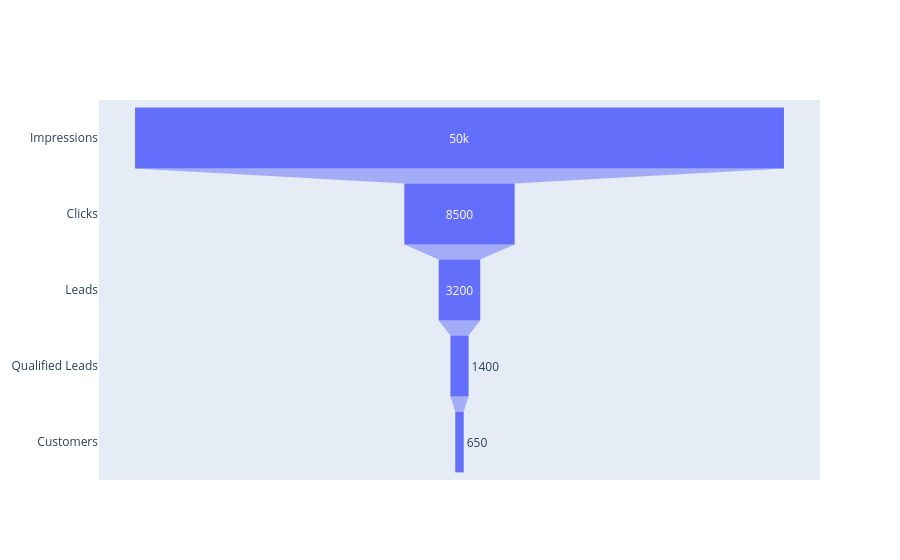

This figure's notebook cell:
### Code cell
df2 = pd.DataFrame({
    "Stage": ["Impressions", "Clicks", "Leads", "Qualified Leads", "Customers"],
    "Count": [50000, 8500, 3200, 1400, 650]
})

fig = go.Figure()

fig.add_trace(
    go.Funnel(
        x=df2["Count"],
        y=df2["Stage"]
    )
)

fig.show()

### Figure 1 — Plotly figure (JSON) as saved in the notebook; plotly's stock layout.template omitted (floating-point values rounded to 4 significant figures)
{"data": [{"type": "funnel", "x": [50000, 8500, 3200, 1400, 650], "y": ["Impressions", "Clicks", "Leads", "Qualified Leads", "Customers"]}], "layout": {}}
